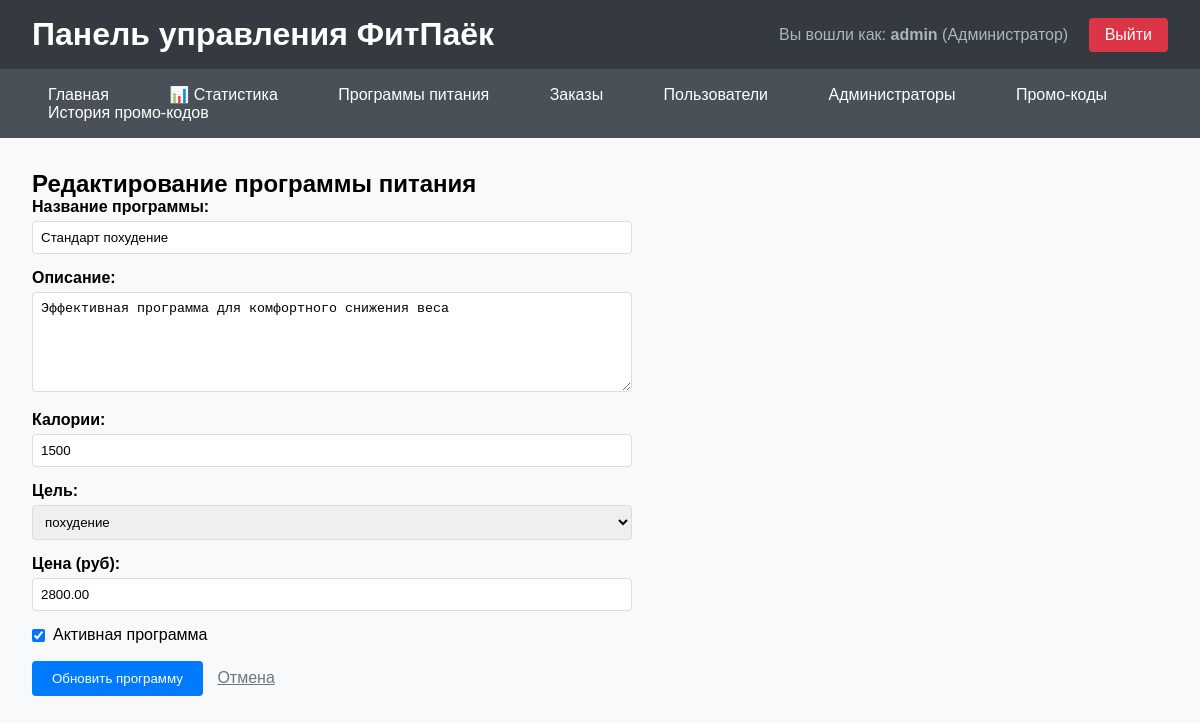
Screenshot of /admin/meal_plans_edit.php?id=2 (signed in) with the database file from the repository.
### tables this page shows
CREATE TABLE `meal_plans` (
  `id` int NOT NULL,
  `title` varchar(255) NOT NULL,
  `description` text,
  `calories` int NOT NULL,
  `goal_id` int DEFAULT NULL,
  `price` decimal(10,2) NOT NULL,
  `image_url` varchar(500) DEFAULT NULL,
  `is_active` tinyint(1) DEFAULT '1',
  `created_at` timestamp NULL DEFAULT CURRENT_TIMESTAMP,
  `updated_at` timestamp NULL DEFAULT CURRENT_TIMESTAMP ON UPDATE CURRENT_TIMESTAMP,
  `average_rating` decimal(3,2) DEFAULT '0.00',
  `reviews_count` int DEFAULT '0'
);

CREATE TABLE `nutrition_goals` (
  `id` int NOT NULL,
  `name` varchar(50) NOT NULL,
  `description` text,
  `created_at` timestamp NULL DEFAULT CURRENT_TIMESTAMP
);

### config.php (called while the page is built, shortened)
<?php
function e($text) {
    return htmlspecialchars($text, ENT_QUOTES, 'UTF-8');
}
?>

### admin/meal_plans_edit.php (the view, shortened to what this page needs)
<?php
require_once '../config.php';
$id = $_GET['id'] ?? 0;
$plan = null;
$goals = $pdo->query("SELECT * FROM nutrition_goals")->fetchAll();
if ($id) {
    $stmt = $pdo->prepare("SELECT * FROM meal_plans WHERE id = ?");
    $stmt->execute([$id]);
    $plan = $stmt->fetch();
}
?>
<?php include 'includes/header.php'; ?>
<h2><?php echo $id ? 'Редактирование' : 'Добавление'; ?> программы питания</h2>
<form method="POST" style="max-width: 600px;">
    <div style="margin-bottom: 15px;">
        <label style="display: block; margin-bottom: 5px; font-weight: bold;">Название программы:</label>
        <input type="text" name="title" value="<?php echo e($plan['title'] ?? ''); ?>"
               style="width: 100%; padding: 8px; border: 1px solid #ddd; border-radius: 4px;" required>
    </div>
    <div style="margin-bottom: 15px;">
        <label style="display: block; margin-bottom: 5px; font-weight: bold;">Описание:</label>
        <textarea name="description" style="width: 100%; padding: 8px; border: 1px solid #ddd; border-radius: 4px; height: 100px;"><?php echo e($plan['description'] ?? ''); ?></textarea>
    </div>
    <div style="margin-bottom: 15px;">
        <label style="display: block; margin-bottom: 5px; font-weight: bold;">Калории:</label>
        <input type="number" name="calories" value="<?php echo e($plan['calories'] ?? ''); ?>"
               style="width: 100%; padding: 8px; border: 1px solid #ddd; border-radius: 4px;" required>
    </div>
    <div style="margin-bottom: 15px;">
        <label style="display: block; margin-bottom: 5px; font-weight: bold;">Цель:</label>
        <select name="goal_id" style="width: 100%; padding: 8px; border: 1px solid #ddd; border-radius: 4px;">
            <?php foreach ($goals as $goal): ?>
                <option value="<?php echo $goal['id']; ?>"
                    <?php echo (($plan['goal_id'] ?? 0) == $goal['id']) ? 'selected' : ''; ?>>
                    <?php echo e($goal['name']); ?>
                </option>
            <?php endforeach; ?>
        </select>
    </div>
    <div style="margin-bottom: 15px;">
        <label style="display: block; margin-bottom: 5px; font-weight: bold;">Цена (руб):</label>
        <input type="number" step="0.01" name="price" value="<?php echo e($plan['price'] ?? ''); ?>"
               style="width: 100%; padding: 8px; border: 1px solid #ddd; border-radius: 4px;" required>
    </div>
    <div style="margin-bottom: 15px;">
        <label style="display: inline-flex; align-items: center;">
            <input type="checkbox" name="is_active" value="1"
                   <?php echo (($plan['is_active'] ?? 1) ? 'checked' : ''); ?>
                   style="margin-right: 8px;">
            Активная программа
        </label>
    </div>
    <div>
        <button type="submit" style="background: #007bff; color: white; padding: 10px 20px; border: none; border-radius: 4px; cursor: pointer;">
            <?php echo $id ? 'Обновить' : 'Создать'; ?> программу
        </button>
        <a href="meal_plans.php" style="margin-left: 10px; color: #6c757d;">Отмена</a>
    </div>
</form>
<?php include 'includes/footer.php'; ?>

### admin/includes/header.php (style rules this page uses)
* { margin: 0; padding: 0; box-sizing: border-box; }
body { font-family: Arial, sans-serif; background: #f8f9fa; }

### rows the page displays
meal_plans: title "Стандарт похудение", description "Эффективная программа для комфортного снижения веса", calories "1500", goal_id "похудение", price "2800.00", is_active "☑"

### other values shown
$_SESSION['admin_username'] "admin"
$_SESSION['admin_role'] === 'admin' ? 'Администратор' : 'Менеджер' "Администратор"
